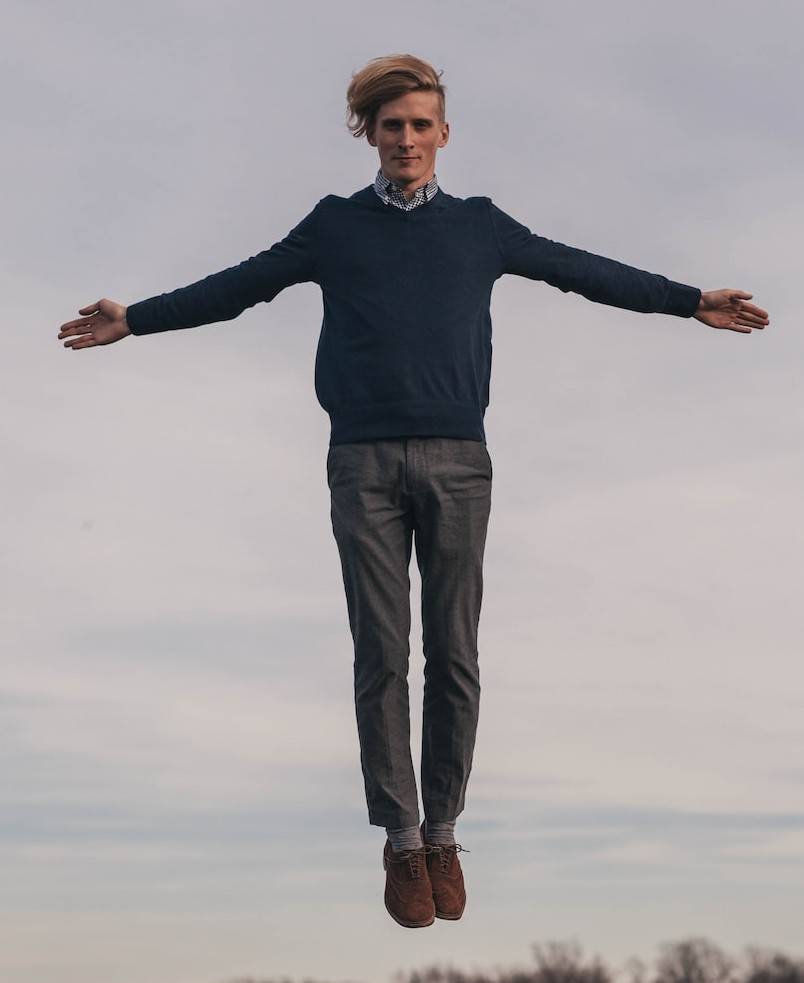
#> input picture CV/Object Detection/HOG Algorithm for Detection of Pedestians/Test_Image_For_HOG.jpg, 804 x 983 px
$ jupyter execute HOG_Algorithm.ipynb
#> lines starting #> are read from the running program, lines starting #| are printed output that depends on the picture
## Histogram of Oriented Gradients

##### Dt : 11-10-2023

Eventhough I did not understand everything described in the research paper, I tried to implement the subtle things I've learnt in the paper.

The medium blog that eases the implementation of the algorithm is given in the link below :

[HOG_Algorithm towardsdatascience](https://towardsdatascience.com/hog-histogram-of-oriented-gradients-67ecd887675f)

[cell 1]
import cv2
import numpy as np
import matplotlib.pyplot as plt
import pandas as pd
import math
import warnings
warnings.filterwarnings('ignore')


def show(img):
    plt.imshow(img,cmap='gray')
    plt.axis('off')
    plt.show()


def generate_gradient(img : np.ndarray):
    magnitudes = np.zeros((img.shape[0]-2, img.shape[1]-2))
    directions =  np.zeros((img.shape[0]-2, img.shape[1]-2))
    for i in range(1,magnitudes.shape[0]):
        for j in range(1, magnitudes.shape[1]):
            Gx = img[i,j] - img[i+2,j]
            Gy = img[i,j] - img[i,j+2]
            magnitudes[i-1,j-1] = np.sqrt(Gx**2 + Gy**2)
            directions[i-1,j-1] = np.abs(np.arctan(Gy/Gx)*180/np.pi)
            if Gx == 0:
                directions[i-1,j-1] = 0
    return magnitudes,directions

[cell 2]
img_path = './Test_Image_For_HOG.jpg'

img = cv2.imread(img_path, cv2.IMREAD_GRAYSCALE)
#> img: shape (983, 804); min 0, max 234, mean 162.7
type(img)

[cell 3]
img.shape


img = img[:700,:]
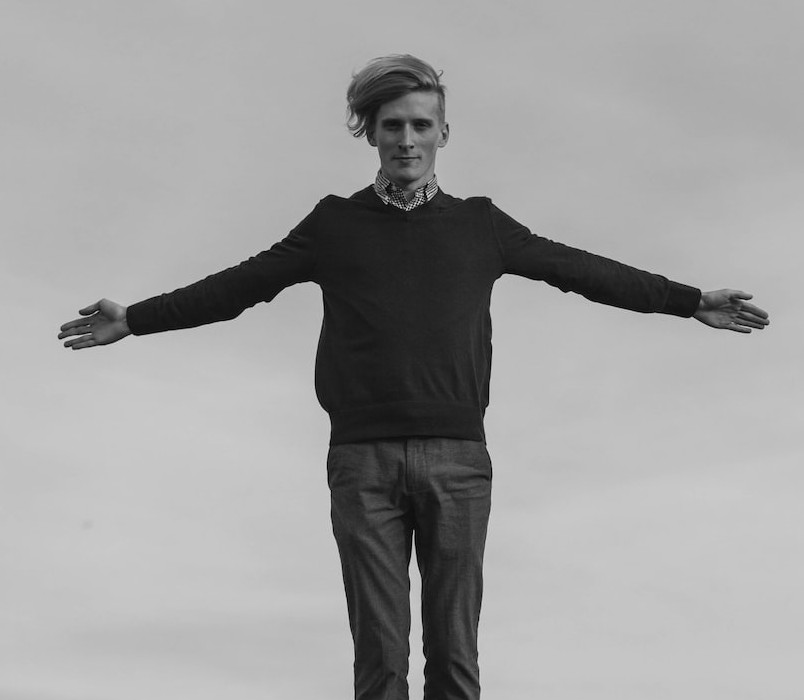
#> img: shape (700, 804); min 0, max 234, mean 159.1

[cell 4]
img = cv2.resize(img, (64,128), cv2.INTER_AREA)
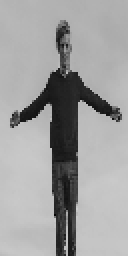
#> img: shape (128, 64) (shown 2 times larger); min 7, max 205, mean 159.1

show(img)

[cell 5]
padded_img = np.pad(img, 1, mode='constant', constant_values=0)
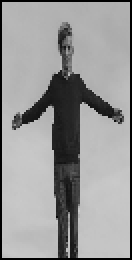
#> padded_img: shape (130, 66) (shown 2 times larger); min 0, max 205, mean 152
show(padded_img)

[cell 6]
img = padded_img.copy()

[cell 7]
magnitudes, directions = generate_gradient(img)
#> after the loop in generate_gradient, `for i in range(1,magnitudes.shape[0]):`:
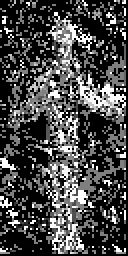
#> directions: shape (128, 64) float64 (shown 2 times larger); min 0, max 89.78, mean 25.7; drawn with min black and max white
#> after the loop in generate_gradient, `for i in range(1,magnitudes.shape[0]):`:
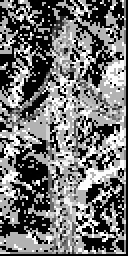
#> magnitudes: shape (128, 64) float64 (shown 2 times larger); min 0, max 360.6, mean 165.4; drawn with min black and max white

[cell 8]
show(magnitudes)

[cell 9]
show(directions)

[cell 10]
num_bins = 9
step_size = 180

def calculate_j(angle):
    temp = angle/step_size - 0.5
    return np.floor(temp)

def calculate_Cj(j):
    return np.round(step_size*(j+0.5), 5)

def calculate_value_j(magnitudes, directions, j ):
    Cj = calculate_Cj(j+1)
    Vj = magnitudes*((Cj-directions)/step_size)
    return int(Vj)

[cell 11]
histogram_points_nine = []
for i in range(0, 128, 8):
  temp = []
  for j in range(0, 64, 8):
    magnitude_values = [[magnitudes[i][x] for x in range(j, j+8)] for i in range(i,i+8)]
    angle_values = [[directions[i][x] for x in range(j, j+8)] for i in range(i, i+8)]
    for k in range(len(magnitude_values)):
      for l in range(len(magnitude_values[0])):
        bins = [0.0 for _ in range(num_bins)]
        value_j = calculate_j(angle_values[k][l])

        Vj = calculate_value_j(magnitude_values[k][l], angle_values[k][l], value_j)
        Vj_1 = magnitude_values[k][l] - Vj
        bins[int(value_j)]+=Vj
        bins[int(value_j)+1]+=Vj_1
        bins = [round(x, 9) for x in bins]
    temp.append(bins)
  histogram_points_nine.append(temp)
#> after the loop, histogram_points_nine = 16 items

[cell 12]
epsilon = 1e-05

feature_vectors = []
for i in range(0, len(histogram_points_nine) - 1, 1):
  temp = []
  for j in range(0, len(histogram_points_nine[0]) - 1, 1):
    values = [[histogram_points_nine[i][x] for x in range(j, j+2)] for i in range(i, i+2)]
    final_vector = []
    for k in values:
      for l in k:
        for m in l:
          final_vector.append(m)
    k = round(math.sqrt(sum([pow(x, 2) for x in final_vector])), 9)
    final_vector = [round(x/(k + epsilon), 9) for x in final_vector]
    temp.append(final_vector)
  feature_vectors.append(temp)
#> this loop made 15 passes
#> after the loop, feature_vectors = 15 items

[cell 13]
features  = np.array(feature_vectors)
features.shape
#> Out = (15, 7, 36)

[cell 14]
from skimage.feature import hog

fd, hog_image = hog(img, orientations=9, pixels_per_cell=(8, 8),
                	cells_per_block=(2, 2), visualize=True)
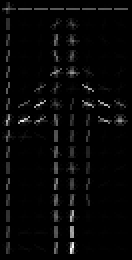
#> hog_image: shape (130, 66) float64 (shown 2 times larger); min 0, max 63.78, mean 1.8; drawn with min black and max white
#> fd = 3780 values, max 0.704 at index 40, min 0 at index 1, mean 0.101

show(hog_image)
